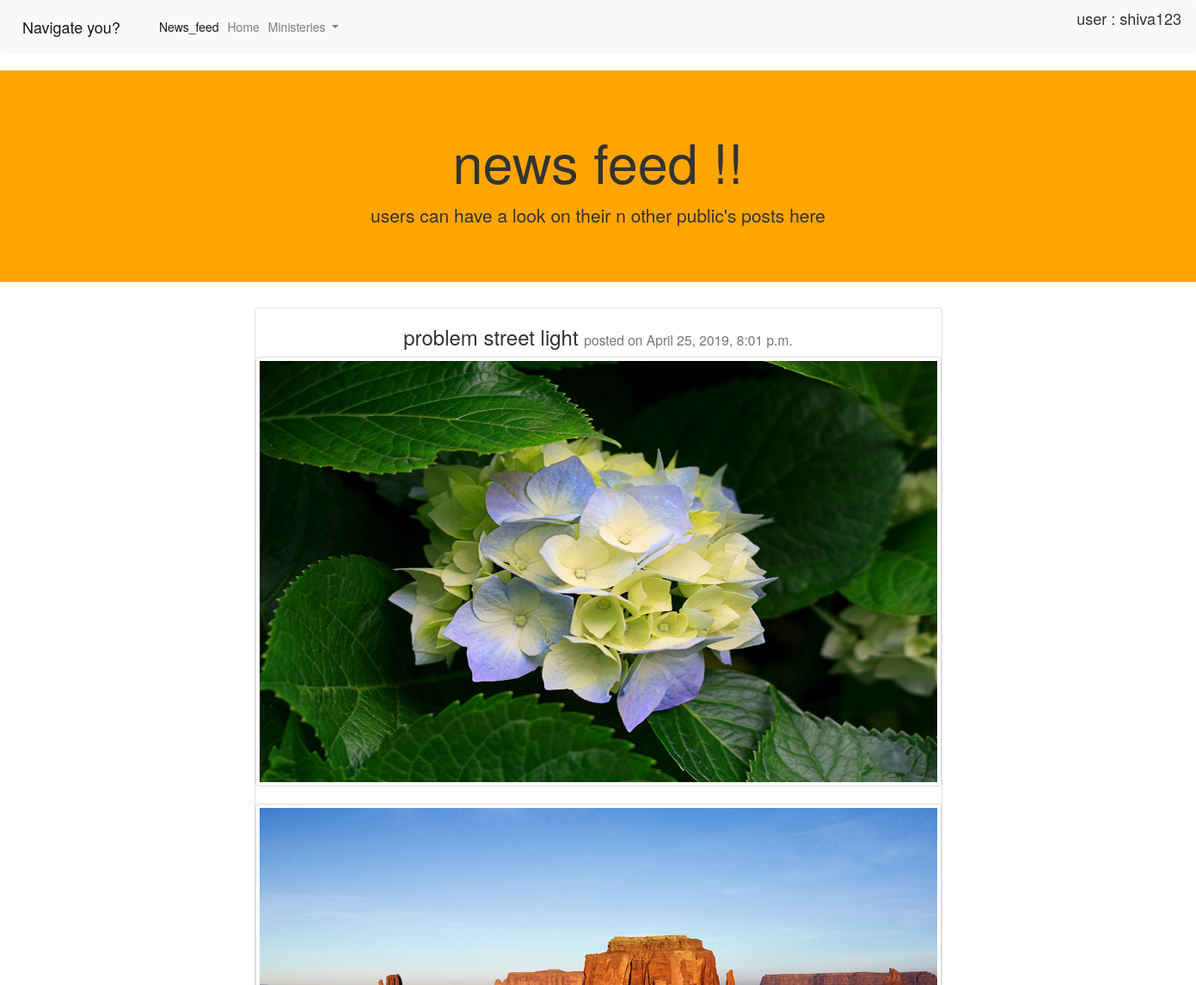
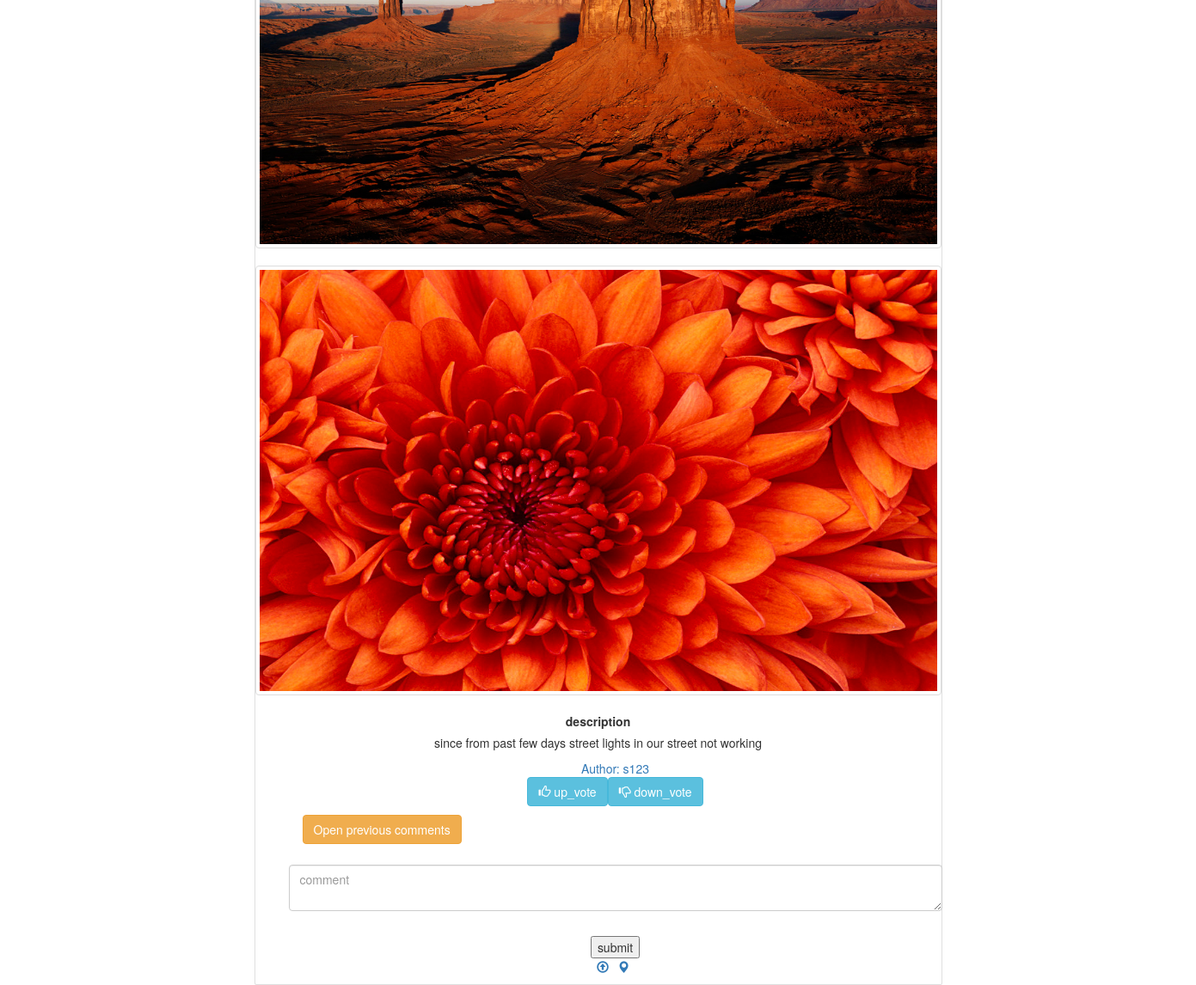
Screenshot of /socialissue/newsdata/3/ (signed in) with the database file from the repository (2 pictures, top to bottom).
### socialissue/models.py (models this page shows, shortened)
class Post(models.Model):
    post_status = (('nv', 'not verified'),('v','verified'),('p','posted'),('s','solved'),('r','rejected'))
    user_post = models.ForeignKey(Profile, on_delete=models.CASCADE )
    description = models.TextField()
    area = models.TextField(null=True)
    constituency = models.CharField(max_length=50, null=True)
    problem_statement = models.CharField(max_length=70,blank=True)
    date_posted = models.DateTimeField(auto_now_add=True)
    weightage = models.IntegerField(default=0)
    downvote_count = models.IntegerField(default=0)
    upvote_count = models.IntegerField(default=0)
    status_of_post = models.CharField(blank=True, choices=post_status , max_length=20)
    file_data = models.FileField( upload_to='files/', blank=True)
    alloted_time = models.DateTimeField(blank=True, null=True)
    def __str__(self):
        return "user : %s--> problem : %s"%(self.user_post.user.username,self.problem_statement)

class Photos(models.Model):
    user_post = models.ForeignKey(Post, on_delete=models.CASCADE )
    photos_post = models.ImageField(blank=True,upload_to='images/')

class Profile(models.Model):
    person=(('a','admin'),('n','normal'),('p','politician'))
    user = models.OneToOneField(User, on_delete=models.CASCADE)
    address = models.TextField()
    mobile_no = models.CharField(max_length=10,blank=True)
    constituency = models.CharField(max_length=50)
    location = models.CharField(max_length=30 )
    designation = models.CharField(max_length=20,default='n',choices=person)

### socialissue/views.py (the view)
def newsdata(request,name):
    if request.user.is_authenticated:
        proobj=Profile.objects.get(user=request.user)
        print(request.POST)
        postdata = Post.objects.get(id=name)
        obj=''
        conval=False
        if postdata.status_of_post=='v':
            conval=True
            obj='due date to raise the issue '+str(postdata.alloted_time)
        else:
            obj='your problem will be solved by '+str(postdata.alloted_time)
        try:
            votecomm= Votes_Comments.objects.filter(user_post=name)
        except:
            print('e')
            votecomm=[]
        ovobj = Only_votes.objects.filter(user_vote=proobj.id,user_post=postdata.id)
        if ovobj is None:
            ovobj=[]
        photodata=Photos.objects.filter(user_post=name)
        print(ovobj,name,postdata,proobj.id,postdata.id)
        if proobj.designation=='n':
            return render(request,"newsdata.html",{'somedata':obj,'ov_obj':ovobj,'post_data':postdata,'vote_comm':votecomm,'photo_data':photodata})
        elif proobj.designation=='p':
            return render(request,"polnewsdata.html",{'ov_obj':ovobj,'post_data':postdata,'vote_comm':votecomm,'photo_data':photodata})
        else:
            return render(request,"adminnewsdata.html",{'cval':conval,'ov_obj':ovobj,'post_data':postdata,'vote_comm':votecomm,'photo_data':photodata})
    else:
        return redirect('user_login')

### socialissue/templates/newsdata.html (shortened to what this page needs)
<!doctype html>
<html lang="en">
  <head>
    <link rel="stylesheet" href="https://maxcdn.bootstrapcdn.com/bootstrap/4.0.0/css/bootstrap.min.css">
    <link rel="stylesheet" href="https://maxcdn.bootstrapcdn.com/bootstrap/3.4.0/css/bootstrap.min.css">
  </head>
  <body>
<nav class="navbar navbar-expand-lg navbar-light bg-light">
  <a class="navbar-brand" href="#">Navigate you?</a>
  <div class="collapse navbar-collapse" id="navbarSupportedContent">
    <ul class="navbar-nav mr-auto">
      <li class="nav-item active">
        <a class="nav-link" href="#">News_feed<span class="sr-only">(current)</span></a>
      </li>
      <li class="nav-item">
        <a class="nav-link" href="landing.html">Home</a>
      </li>
      <li class="nav-item dropdown">
        <a class="nav-link dropdown-toggle" href="#" id="navbarDropdown" role="button" data-toggle="dropdown" aria-haspopup="true" aria-expanded="false">
          Ministeries
        </a>
      </li>
      </ul>
    <div class="topright">user : {{request.user.username}}
      </div></div>
</nav>
<div class="jumbotron jumbotron-fluid" style="background-color:orange">
  <div class="container">
    <h1 class="display-4" align="center">news feed !!</h1>
    <p class="lead" align="center">users can have a look on their n other public's posts here </p>
  </div>
</div>
<div class="medium-8 columns"><center>
   <div class="card" style="width: 80rem;">
<h3>problem {{post_data.problem_statement}} <small>posted on {{post_data.date_posted}}</small></h3>
{% for i in photo_data%}
<img class="thumbnail" height="500px" src="{{i.photos_post.url}}">
{% endfor %}
<label>description</label>
<p>{{ post_data.description}}</p>
<div class="callout">
<ul class="menu simple">
<a href="#">Author: {{post_data.user_post.user.username}}</a>
<div>
    <p><a href="/socialissue/upvote/{{post_data.id}}/" class="btn btn-info ">
          <span class="glyphicon glyphicon-thumbs-up"></span> up_vote
        </a><a href="#" class="btn btn-info">
          <span class="glyphicon glyphicon-thumbs-down"></span> down_vote
        </a>
      </p>
    <form class="form-horizontal" role="form" action="{% url 'comment' %}" method="POST">
        <div class="container">
            <p align="left"><button type="button" class="btn btn-warning" data-toggle="modal" data-target="#myModal">Open previous comments</button></p>
  </div>
            <div class="form-group" style="padding:14px;">
            <textarea class="form-control" placeholder="comment" name="comment"></textarea>
                                    </div>
                                    <input type="submit" name="submit" value="submit"/>
                            </form>
     <ul class="list-inline"><li><a href=""><i class="glyphicon glyphicon-upload"></i></a></li><li><a href=""><i class="glyphicon glyphicon-map-marker"></i></a></li></ul>
                          </div>
</ul>
</div>
       </div>
    </center>
</div>
  </body>
</html>

### socialissue/templates/newsdata.html (style rules this page uses)
.topright { position: absolute; top: 8px; right: 16px; font-size: 18px; }

### rows the page displays
Post: problem_statement "street light", date_posted "April 25, 2019, 8:01 p.m.", description "since from past few days street lights in our street not working", user_post.user.username "s123"
Photos: photos_post (picture)
Photos: photos_post (picture)
Photos: photos_post (picture)

### other values shown
{{ request.user.username }} "shiva123"
